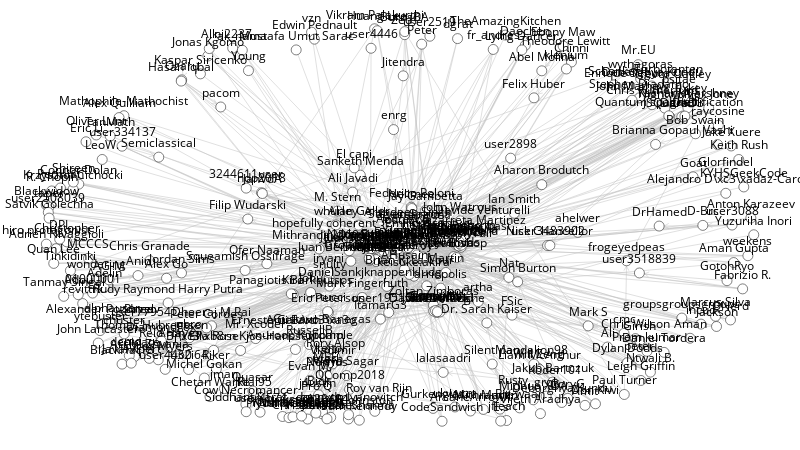

Source (notebook cell):
### Code cell
sn.show_graph(nodes, nlab=True)

### Figure 1 — Plotly figure (JSON) as saved in the notebook; plotly's stock layout.template omitted (floating-point values rounded to 4 significant figures; data arrays with more than 128 entries replaced by an {"elided": "..."} marker saying what was removed)
{"data": [{"hoverinfo": "none", "line": {"color": "rgb(192, 192, 192)", "width": 0.5}, "mode": "lines", "type": "scatter", "uid": "03ea7bcc-f851-11e8-8585-0c5415a87eaa", "x": {"elided": "7320 float values"}, "y": {"elided": "7320 float values"}}, {"hoverinfo": "none", "marker": {"color": "rgb(255, 255, 255)", "line": {"color": "rgb(0, 0, 0)", "width": 0.5}, "size": 10}, "mode": "markers+text", "text": {"elided": "322 str values"}, "textfont": {"color": "rgb(0, 0, 0)"}, "textposition": "top center", "type": "scatter", "uid": "03ea7bcd-f851-11e8-a9ac-0c5415a87eaa", "x": {"elided": "322 float values"}, "y": {"elided": "322 float values"}}], "layout": {"height": 450, "margin": {"b": 0, "l": 0, "r": 0, "t": 0}, "showlegend": false, "width": 800, "xaxis": {"showgrid": false, "showticklabels": false, "zeroline": false}, "yaxis": {"showgrid": false, "showticklabels": false, "zeroline": false}}}
